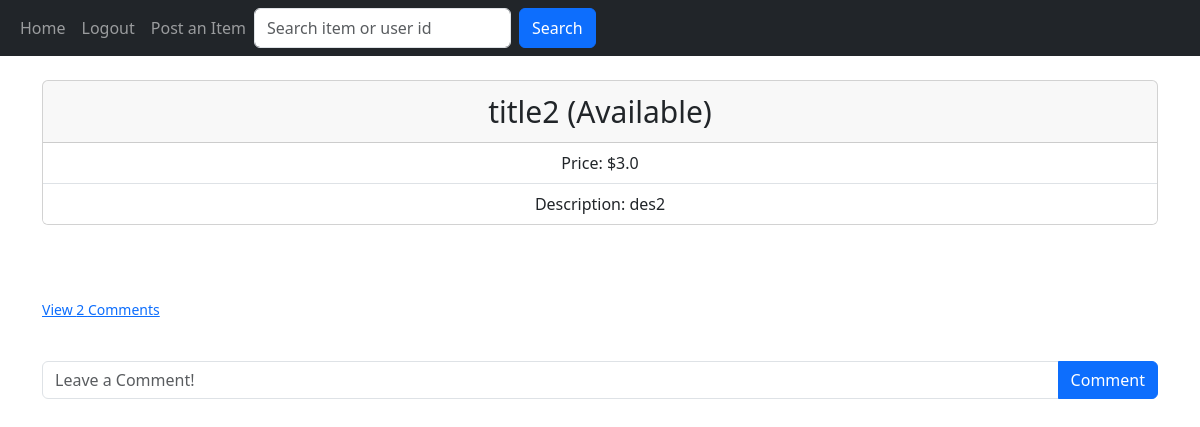
The app's page /single_item/2 (signed in) with its own data.
### website/models.py (models this page shows)
class Item(db.Model):
    id = db.Column(db.Integer, primary_key=True)
    title = db.Column(db.Text, nullable=False)
    description = db.Column(db.Text, nullable=False)
    price = db.Column(db.Float, nullable=False)
    thumbnail=db.Column(db.String, nullable=False)
    images = db.relationship('Image', backref='item', passive_deletes=True)
    state = db.Column(db.Boolean, default=True, nullable = False) #true: the item is available/ false: it is not available
    user_id = db.Column(db.Integer, db.ForeignKey('user.id', ondelete="CASCADE"), nullable = False)
    date_created = db.Column(db.DateTime(timezone=True), default=func.now())
    comments =  db.relationship('Comment', backref='item', passive_deletes=True)

### website/views.py (the view)
@views.route("/single_item/<item_id>")
@login_required
def single_item(item_id):
    item = Item.query.filter_by(id=item_id).first()
    if not item:
        flash('No item with that id exists.', category='error')
        return redirect(url_for('views.home'))
    title=item.title
    description=item.description
    price=item.price
    images=item.images
    state=item.state
    return render_template("single_item.html", item=item, title=title, description=description, price=price, images=images, state=state, user=current_user)

### website/__init__.py (called while the page is built)
def create_app():
    app = Flask(__name__)
    app.config['SECRET_KEY'] = 'daisiyan205125'
    app.config['SQLALCHEMY_DATABASE_URI'] = f'sqlite:///{DB_NAME}'
    app.config['UPLOAD_FOLDER'] = UPLOAD_FOLDER
    print(app.config['SQLALCHEMY_DATABASE_URI'])
    db.init_app(app)
    from .views import views
    from .auth import auth
    app.register_blueprint(views, url_prefix= '/')
    app.register_blueprint(auth, url_prefix= '/')
    from .models import User, Item, Comment
    create_database(app)
    login_manager = LoginManager()
    login_manager.login_view = 'auth.login'
    login_manager.init_app(app)
    @login_manager.user_loader
    def load_user(id):
        return User.query.get(int(id))
    return app

### website/templates/single_item.html (shortened to what this page needs)
{% extends "items.html" %} {% block title%}{%endblock%} {% block content%}
<br />
<div class="card">
  <div class="card-header" align="center" style="font-size: 30px">
    {%if state == true %}
      {{title}} (Available)
    {%else%}
    {{title}} (Not available)
    {%endif%}
  </div>
  <ul class="list-group list-group-flush">
    <li class="list-group-item" , align="center">Price: ${{price}}</li>
    <li class="list-group-item" , align="center">
      Description: {{description}}
    </li>
  </ul>
</div>
<br />
{% for image in images%}
<div class="text-center">
</div>
{% endfor %}
<br />
<p class="card-text">
  {% if item.comments|length > 0 %}
  <a data-bs-toggle="collapse" href="#comments-{{item.id}}" role="button">
    <small>View {{item.comments|length}} Comments</small>
  </a>
  {% else %}
  <small class="text-muted">No Comments</small>
  {% endif %}
</p>
<br />
<div class="card-body">
  <form
    class="input-group mb-3"
    method="POST"
    action="/create_comment/{{item.id}}"
  >
    <input
      type="text"
      id="text"
      name="text"
      class="form-control"
      placeholder="Leave a Comment!"
    />
    <button type="submit" class="btn btn-primary">Comment</button>
  </form>
</div>
{%endblock%}

### records on screen
Item: title "title2", price "3.0", description "des2"

### other values on screen
{{ item.comments|length }} "2"
